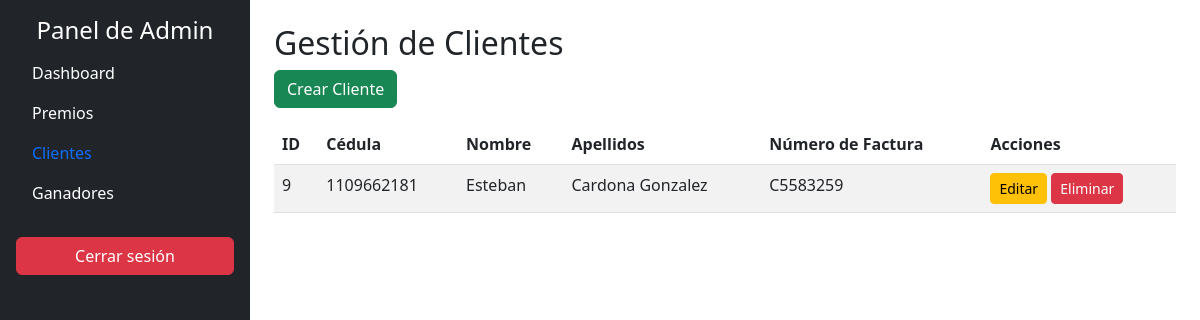
/ruleta/admin/clientes/ (signed in), run on an earlier commit of the app's database.
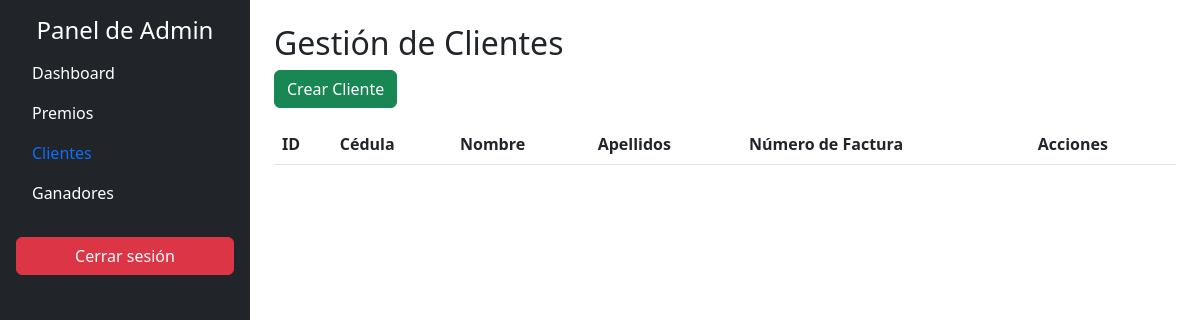
And on a later commit of the database.
### ruleta/models.py (models this page shows, shortened)
class Cliente(models.Model):
    user = models.OneToOneField(User, on_delete=models.CASCADE, null=True, blank=True)
    cedula = models.CharField(max_length=20, unique=True)
    nombre = models.CharField(max_length=100)
    apellidos = models.CharField(max_length=100)
    numero_factura = models.CharField(max_length=50, unique=True)

### ruleta/views.py (the view)
# urls.py: path('admin/clientes/', views.ClientesListView.as_view(), name='clientes_crud'),
class ClientesListView(UserPassesTestMixin, ListView):
    model = Cliente
    template_name = 'admin/clientes_crud.html'
    context_object_name = 'clientes'
    def test_func(self):
        return self.request.user.is_superuser

### ruleta/templates/admin/clientes_crud.html
{% extends 'base.html' %}
{% block content %}
<h2>Gestión de Clientes</h2>
<a href="{% url 'crear_cliente' %}" class="btn btn-success mb-3">Crear Cliente</a>
<table class="table table-striped">
    <thead>
        <tr>
            <th>ID</th>
            <th>Cédula</th>
            <th>Nombre</th>
            <th>Apellidos</th>
            <th>Número de Factura</th>
            <th>Acciones</th>
        </tr>
    </thead>
    <tbody>
        {% for cliente in clientes %}
        <tr>
            <td>{{ cliente.id }}</td>
            <td>{{ cliente.cedula }}</td>
            <td>{{ cliente.nombre }}</td>
            <td>{{ cliente.apellidos }}</td>
            <td>{{ cliente.numero_factura }}</td>
            <td>
                <a href="{% url 'editar_cliente' cliente.id %}" class="btn btn-warning btn-sm">Editar</a>
                <a href="{% url 'eliminar_cliente' cliente.id %}" class="btn btn-danger btn-sm">Eliminar</a>
            </td>
        </tr>
        {% endfor %}
    </tbody>
</table>
{% endblock %}

What changed in the data, as far as the page shows it:
removed Cliente: id "9", cedula "1109662181", nombre "Esteban", apellidos "Cardona Gonzalez", numero_factura "C5583259"
